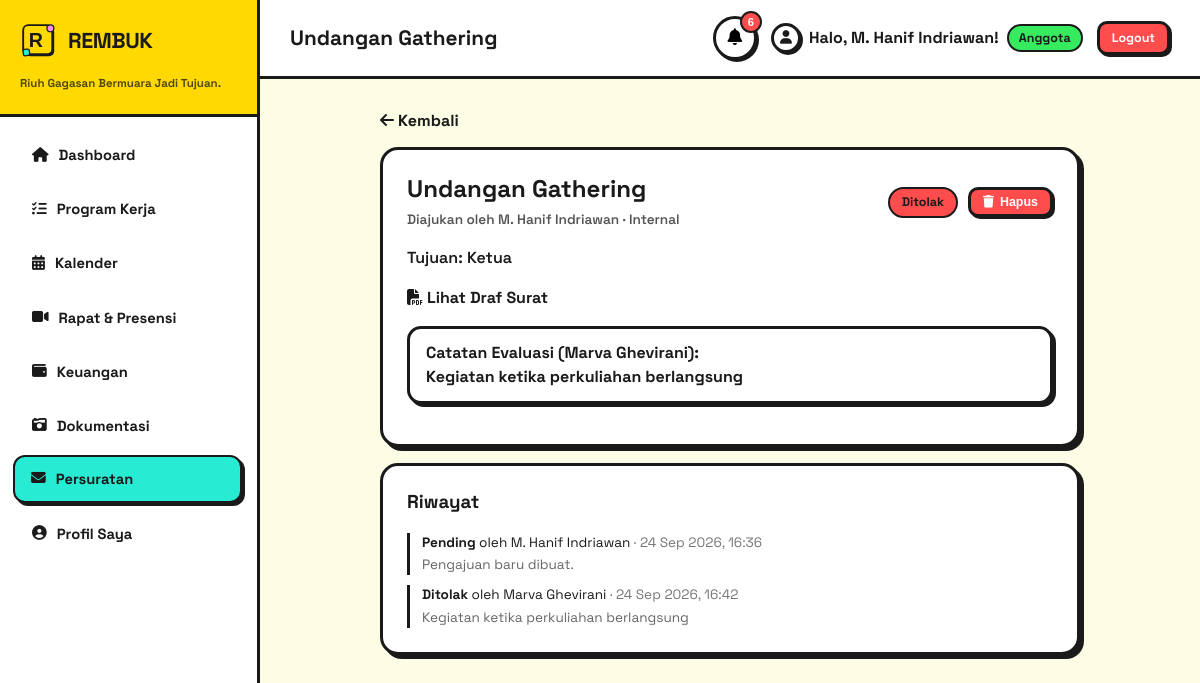
The app's page /surat/detail.php?id=5 (signed in) with its own data.
### tables this page shows
CREATE TABLE `surat` (
  `id` int(11) NOT NULL,
  `user_id` int(11) DEFAULT NULL,
  `divisi_id` int(11) DEFAULT NULL,
  `tentang` varchar(200) NOT NULL,
  `tujuan` varchar(200) NOT NULL,
  `file_surat` varchar(255) DEFAULT NULL,
  `nomor_surat` varchar(50) DEFAULT NULL,
  `status` enum('Pending','Revisi','Diterima','Ditolak') DEFAULT 'Pending',
  `catatan` text DEFAULT NULL,
  `file_final` varchar(255) DEFAULT NULL,
  `reviewed_by` int(11) DEFAULT NULL,
  `created_at` timestamp NOT NULL DEFAULT current_timestamp(),
  `updated_at` timestamp NOT NULL DEFAULT current_timestamp() ON UPDATE current_timestamp()
);

CREATE TABLE `users` (
  `id` int(11) NOT NULL,
  `nama_lengkap` varchar(150) NOT NULL,
  `username` varchar(50) NOT NULL,
  `password` varchar(255) NOT NULL,
  `pin` varchar(255) NOT NULL,
  `role` enum('BPH','Koordinator Divisi','Anggota') NOT NULL DEFAULT 'Anggota',
  `divisi_id` int(11) DEFAULT NULL,
  `jabatan` varchar(100) DEFAULT NULL,
  `avatar` varchar(30) DEFAULT NULL,
  `status` enum('aktif','nonaktif') DEFAULT 'aktif',
  `failed_attempts` int(11) DEFAULT 0,
  `locked_until` datetime DEFAULT NULL,
  `created_at` timestamp NOT NULL DEFAULT current_timestamp()
);

CREATE TABLE `divisi` (
  `id` int(11) NOT NULL,
  `nama_divisi` varchar(100) NOT NULL,
  `deskripsi` text DEFAULT NULL,
  `created_at` timestamp NOT NULL DEFAULT current_timestamp()
);

CREATE TABLE `surat_log` (
  `id` int(11) NOT NULL,
  `surat_id` int(11) NOT NULL,
  `status` enum('Pending','Revisi','Diterima','Ditolak') NOT NULL,
  `catatan` text DEFAULT NULL,
  `oleh_user_id` int(11) DEFAULT NULL,
  `created_at` timestamp NOT NULL DEFAULT current_timestamp()
);

### includes/notifications.php (called while the page is built, shortened)
<?php
function getNotifications(PDO $pdo): array {
    $items = [];
    $role = $_SESSION['role'] ?? 'Anggota';
    $userId = (int) ($_SESSION['user_id'] ?? 0);
    try {
        if ($userId) {
            $stmt = $pdo->prepare("SELECT COUNT(*) FROM surat WHERE user_id = ? AND status = 'Revisi'");
            $stmt->execute([$userId]);
            $nRevisi = (int) $stmt->fetchColumn();
        }
    } catch (Throwable $e) {  }
    try {
        $stmt = $pdo->query(
            "SELECT id, judul, tanggal, jam_mulai FROM rapat_pertemuan
             WHERE tanggal BETWEEN CURDATE() AND DATE_ADD(CURDATE(), INTERVAL 1 DAY)
             ORDER BY tanggal ASC, jam_mulai ASC LIMIT 5"
        );
        $rapat = $stmt ? $stmt->fetchAll() : [];
    } catch (Throwable $e) {  }
    try {
        $stmt = $pdo->query(
            "SELECT id, nama_proker, tanggal_pelaksanaan, tanggal_selesai,
                    LEAST(
                        DATEDIFF(COALESCE(tanggal_selesai, tanggal_pelaksanaan), CURDATE()),
                        DATEDIFF(tanggal_pelaksanaan, CURDATE())
                    ) AS sisa_hari
             FROM proker
             WHERE status != 'Done'
               AND (tanggal_pelaksanaan BETWEEN CURDATE() AND DATE_ADD(CURDATE(), INTERVAL 7 DAY)
                    OR tanggal_selesai BETWEEN CURDATE() AND DATE_ADD(CURDATE(), INTERVAL 7 DAY)
                    OR (COALESCE(tanggal_selesai, tanggal_pelaksanaan) < CURDATE()))
             ORDER BY (COALESCE(tanggal_selesai, tanggal_pelaksanaan) < CURDATE()) ASC,
                      ABS(DATEDIFF(COALESCE(tanggal_selesai, tanggal_pelaksanaan), CURDATE())) ASC
             LIMIT 5"
        );
        $deadlines = $stmt ? $stmt->fetchAll() : [];
        foreach ($deadlines as $d) {
            $tglAcuan = $d['tanggal_selesai'] ?? $d['tanggal_pelaksanaan'];
            $sisa = (int) round((strtotime($tglAcuan) - strtotime(date('Y-m-d'))) / 86400);
            $label = $sisa < 0 ? 'Terlewat ' . abs($sisa) . ' hari' : ($sisa === 0 ? 'Hari ini' : 'H-' . $sisa);
            $items[] = [
                'icon' => 'fa-flag-checkered',
                'title' => 'Deadline ' . $label . ': ' . $d['nama_proker'],
                'desc' => tanggalIndo($tglAcuan, true, true),
                'url' => BASE_URL . '/proker/detail.php?id=' . $d['id'],
                'tone' => $sisa < 0 ? 'red' : 'yellow',
            ];
        }
    } catch (Throwable $e) {  }
    try {
        $stmt = $pdo->query(
            "SELECT id, judul, tanggal FROM agenda
             WHERE kategori = 'deadline' AND tanggal BETWEEN CURDATE() AND DATE_ADD(CURDATE(), INTERVAL 7 DAY)
             ORDER BY tanggal ASC LIMIT 3"
        );
        $agendas = $stmt ? $stmt->fetchAll() : [];
        foreach ($agendas as $a) {
            $sisa = (int) round((strtotime($a['tanggal']) - strtotime(date('Y-m-d'))) / 86400);
            $items[] = [
                'icon' => 'fa-calendar-xmark',
                'title' => 'Agenda deadline H-' . $sisa . ': ' . $a['judul'],
                'desc' => tanggalIndo($a['tanggal'], true, true),
                'url' => BASE_URL . '/kalender/index.php?tanggal=' . $a['tanggal'],
                'tone' => 'cyan',
            ];
        }
    } catch (Throwable $e) {  }
    return ['total' => count($items), 'items' => $items];
}

### surat/detail.php (the view, shortened to what this page needs)
<?php
require_once '../includes/init.php';
$id = (int) ($_GET['id'] ?? 0);
$stmt = $pdo->prepare(
    "SELECT s.*, u.nama_lengkap AS pemohon, d.nama_divisi, r.nama_lengkap AS peninjau
     FROM surat s LEFT JOIN users u ON u.id = s.user_id
     LEFT JOIN divisi d ON d.id = s.divisi_id
     LEFT JOIN users r ON r.id = s.reviewed_by
     WHERE s.id = ?"
);
$stmt->execute([$id]);
$surat = $stmt->fetch();
$isPemohon = $surat['user_id'] == $_SESSION['user_id'];
$isBPH = $_SESSION['role'] === 'BPH';
$bisaHapus = ($isPemohon || $isBPH) && $surat['status'] !== 'Diterima' && empty($surat['nomor_surat']);
$logs = $pdo->prepare("SELECT sl.*, u.nama_lengkap FROM surat_log sl LEFT JOIN users u ON u.id = sl.oleh_user_id WHERE sl.surat_id = ? ORDER BY sl.created_at ASC");
$logs->execute([$id]);
$logs = $logs->fetchAll();
$statusClass = ['Pending' => 'status-pending', 'Revisi' => 'status-revisi', 'Diterima' => 'status-diterima', 'Ditolak' => 'status-ditolak'];
$pageTitle = $surat['tentang'];
require_once '../includes/header.php';
?>
<div class="narrow-700">
    <a href="index.php" class="back-link"><i class="fas fa-arrow-left"></i> Kembali</a>
    <div class="neo-card detail-card detail-card--first">
        <div class="flex-between">
            <div>
                <h2 class="page-title"><?= e($surat['tentang']) ?></h2>
                <p class="detail-meta">
                    Diajukan oleh <?= e($surat['pemohon'] ?? 'Pengguna telah dihapus') ?><?php if ($surat['nama_divisi']): ?> &middot; <?= e($surat['nama_divisi']) ?><?php endif; ?>
                </p>
            </div>
            <div class="detail-header-actions">
                <span class="neo-badge <?= $statusClass[$surat['status']] ?>"><?= $surat['status'] ?></span>
                <?php if ($bisaHapus): ?>
                    <form method="POST" class="inline-form" data-confirm="Hapus surat ini beserta filenya? Tindakan ini tidak bisa dibatalkan.">
                        <button type="submit" class="neo-btn neo-btn-danger neo-btn-sm"><i class="fas fa-trash"></i> Hapus</button>
                    </form>
                <?php endif; ?>
            </div>
        </div>
        <p class="detail-purpose">Tujuan: <?= e($surat['tujuan']) ?></p>
        <?php if ($surat['file_surat']): ?>
            <p class="detail-document-row"><a href="../uploads/surat/<?= e($surat['file_surat']) ?>" target="_blank" rel="noopener" class="no-link"><i class="fas fa-file-pdf"></i> Lihat Draf Surat</a></p>
        <?php endif; ?>
        <?php if ($surat['catatan']): ?>
            <div class="neo-alert evaluation-note">
                <strong>Catatan Evaluasi<?= $surat['peninjau'] ? ' (' . e($surat['peninjau']) . ')' : '' ?>:</strong><br><?= nl2br(e($surat['catatan'])) ?>
            </div>
        <?php endif; ?>
    </div>
    <div class="neo-card detail-card">
        <h3 class="section-heading">Riwayat</h3>
        <div class="history-list">
            <?php foreach ($logs as $l): ?>
                <div class="history-item">
                    <strong><?= $l['status'] ?></strong> oleh <?= e($l['nama_lengkap'] ?? 'Pengguna telah dihapus') ?>
                    <span class="history-meta">&middot; <?= tanggalIndo($l['created_at'], false, false, true) ?></span>
                    <?php if ($l['catatan']): ?><p class="history-note text-muted"><?= e($l['catatan']) ?></p><?php endif; ?>
                </div>
            <?php endforeach; ?>
        </div>
    </div>
</div>
<?php require_once '../includes/footer.php'; ?>

### includes/header.php (shortened to what this page needs)
<?php
$user_nama = $_SESSION['nama_lengkap'] ?? 'Pengguna';
$user_role = $_SESSION['role'] ?? 'Anggota';
$current_page = basename($_SERVER['PHP_SELF']);
$current_dir = basename(dirname($_SERVER['PHP_SELF']));
?>
<!DOCTYPE html>
<html lang="id">
<head>
    <link rel="stylesheet" href="https://cdnjs.cloudflare.com/ajax/libs/font-awesome/6.4.0/css/all.min.css">
    <link rel="stylesheet" href="<?= BASE_URL ?>/assets/css/neobrutalism.css">
</head>
<body>
    <div class="layout-wrapper">
        <aside class="sidebar" id="sidebar">
            <div class="sidebar-header">
                <div class="logo-mark">
                    <img src="<?= BASE_URL ?>/assets/img/logo.svg" alt="Logo <?= e(APP_NAME) ?>">
                    <span class="logo-mark-text"><?= APP_NAME ?></span>
                </div>
                <div class="sidebar-tagline"><?= e(APP_TAGLINE) ?></div>
            </div>
            <ul class="nav-links">
                <li><a href="<?= BASE_URL ?>/dashboard.php" class="<?= $current_page === 'dashboard.php' ? 'active' : '' ?>"><i class="fas fa-house"></i> Dashboard</a></li>
                <li><a href="<?= BASE_URL ?>/proker/index.php" class="<?= $current_dir == 'proker' ? 'active' : '' ?>"><i class="fas fa-list-check"></i> Program Kerja</a></li>
                <li><a href="<?= BASE_URL ?>/kalender/index.php" class="<?= $current_dir == 'kalender' ? 'active' : '' ?>"><i class="fas fa-calendar-days"></i> Kalender</a></li>
                <li><a href="<?= BASE_URL ?>/rapat/index.php" class="<?= $current_dir == 'rapat' ? 'active' : '' ?>"><i class="fas fa-video"></i> Rapat &amp; Presensi</a></li>
                <li><a href="<?= BASE_URL ?>/keuangan/index.php" class="<?= $current_dir == 'keuangan' ? 'active' : '' ?>"><i class="fas fa-wallet"></i> Keuangan</a></li>
                <li><a href="<?= BASE_URL ?>/dokumentasi/index.php" class="<?= $current_dir == 'dokumentasi' ? 'active' : '' ?>"><i class="fas fa-camera-retro"></i> Dokumentasi</a></li>
                <li><a href="<?= BASE_URL ?>/surat/index.php" class="<?= $current_dir == 'surat' ? 'active' : '' ?>"><i class="fas fa-envelope"></i> Persuratan</a></li>
                <li><a href="<?= BASE_URL ?>/profil/index.php" class="<?= $current_dir == 'profil' ? 'active' : '' ?>"><i class="fas fa-user-circle"></i> Profil Saya</a></li>
            </ul>
        </aside>
        <main class="main-content">
            <header class="topbar">
                <div class="topbar-left">
                    <h1 class="topbar-title"><?= isset($pageTitle) ? e($pageTitle) : 'Dashboard' ?></h1>
                </div>
                <div class="user-info">
                    <?php
                    $notif_total = 0; $notif_items = [];
                    try { $notif = getNotifications($pdo); $notif_total = $notif['total']; $notif_items = $notif['items']; }
                    catch (Throwable $e) { $notif_total = 0; $notif_items = []; }
                    ?>
                    <div class="notif-wrap">
                        <button type="button" class="notif-bell" id="notifBell" aria-label="Notifikasi (<?= (int) $notif_total ?> perlu perhatian)" aria-haspopup="true" aria-expanded="false">
                            <i class="fas fa-bell"></i>
                            <?php if ($notif_total > 0): ?>
                                <span class="notif-badge"><?= $notif_total > 9 ? '9+' : (int) $notif_total ?></span>
                            <?php endif; ?>
                        </button>
                    </div>
                    <a href="<?= BASE_URL ?>/profil/index.php" class="user-greeting" style="text-decoration:none; color:inherit;">
                        <?= renderAvatar($_SESSION['avatar'] ?? null, 'sm') ?>
                        Halo, <?= e($user_nama) ?>! <span class="role-badge"><?= e($user_role) ?></span>
                    </a>
                    <a href="<?= BASE_URL ?>/auth/logout.php" class="neo-btn neo-btn-danger neo-btn-sm">Logout</a>
                </div>
            </header>
            <div class="content-area">

### records on screen
surat: tentang "Undangan Gathering", user.nama_lengkap "M. Hanif Indriawan", divisi.nama_divisi "Internal", status "Ditolak", tujuan "Ketua", reviewed_by.nama_lengkap "Marva Ghevirani", catatan "Kegiatan ketika perkuliahan berlangsung"
surat_log: status "Pending", oleh_user.nama_lengkap "M. Hanif Indriawan", created_at "24 Sep 2026, 16:36", catatan "Pengajuan baru dibuat."
surat_log: status "Ditolak", oleh_user.nama_lengkap "Marva Ghevirani", created_at "24 Sep 2026, 16:42", catatan "Kegiatan ketika perkuliahan berlangsung"

### other values on screen
APP_NAME "REMBUK"
APP_TAGLINE "Riuh Gagasan Bermuara Jadi Tujuan."
$notif_total "6"
$user_nama "M. Hanif Indriawan"
$user_role "Anggota"
